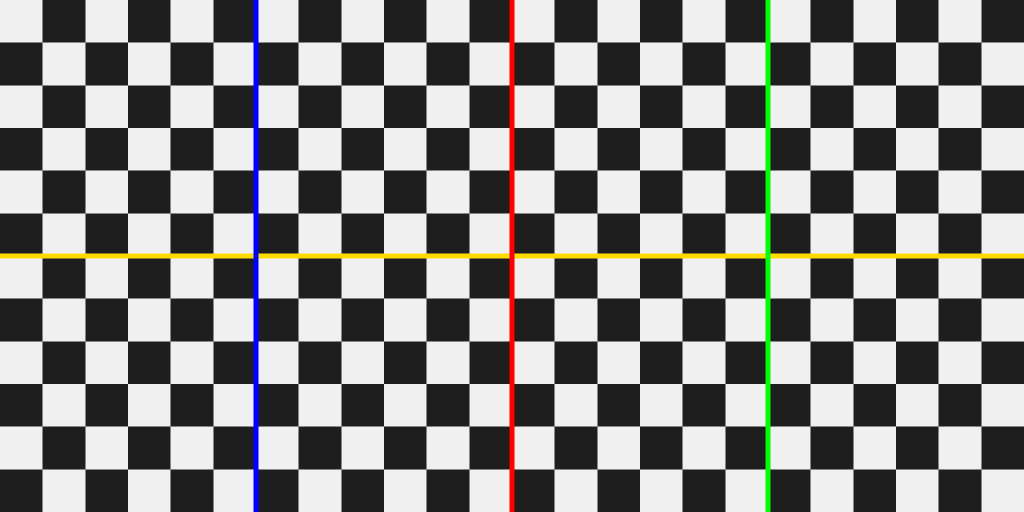
#> input picture libopenshot/examples/eq_sphere_plane.png, 2048 x 1024 px (shown at 1/2 size)
$ python -i aesthetic_analyzer.py   (imports and definitions only)   (older library calls are emulated)
#> lines starting #> are read from the running program, lines starting #| are printed output that depends on the picture
#> further down, picture is the input picture: shape (1024, 2048, 3); mean B, G, R 133, 135.1, 135.4
"""审美量化分析器（真实像素测量 · 非固定基线）
================================================
``five_dimension_scorer`` 原先在缺少 ``quality_scores`` 时，五维一律填 70 分基线
——那是「量化」但不是「审美判断」：同一个 70 分既给糊片也给好片。

本模块用**确定性图像统计**给「画面质量」一个真实分数（无 ML、无网络、可复现）：

======================  ===================================================
子项                     依据
======================  ===================================================
``sharpness``           拉普拉斯方差（清晰度 / 失焦模糊）
``exposure``            平均亮度偏离 0.5 的程度 + 高光/暗部裁剪像素占比
``contrast``            亮度 RMS 对比度（标准差归一化）
``colorfulness``        Hasler & Süsstrunk (2003) 彩色度指标
``noise``               中值滤波残差标准差（高频噪声代理）
======================  ===================================================

另有 :func:`duration_reasonableness`：按短剧剪辑惯用的「1.5~4 秒舒适区」
给镜头时长一个真实分数（越偏离越扣分，含过短与过长两侧）。

诚实边界
--------
* 这些是**技术质量**指标，不等于「艺术审美」；构图只做了保守的
  「能量是否过度堆在正中」启发式，不做主体识别。
* 读不到帧 / 无 cv2 时**返回 None**，由调用方保留基线并如实标注 estimated，
  绝不假装测过。
"""
from __future__ import annotations

import logging
import os
from typing import Any, Dict, List, Optional, Tuple

import numpy as np

logger = logging.getLogger("AI短剧编辑器.ai.aesthetic")

#: 视频抽帧数（等间隔，取均值 + 最差帧）
DEFAULT_SAMPLE_FRAMES = 9

#: 合成权重（技术质量维度内部，和 = 1.0）
_METRIC_WEIGHTS = {
    "sharpness": 0.32,
    "exposure": 0.18,
    "contrast": 0.18,
    "colorfulness": 0.20,
    "noise": 0.12,
}

#: 噪声对「3×3 中值滤波后拉普拉斯方差」的贡献增益（实测标定，2026-10-11）：
#:   纯灰底 + 高斯噪声 σ ∈ {5,10,15,20,26,32,40}，用本模块同一噪声估计子
#:   ``std(|gray − medianBlur(3)|)`` 测得 lapvar_med / noise_est²
#:   = 2.397 / 2.328 / 2.302 / 2.300 / 2.293 / 2.287 / 2.276
#:   ⇒ 取 2.29（极差 ±2.6%，与 σ 几乎无关，可当常数用）。
#: 扣除该项后，强噪声图不会因为「拉普拉斯方差被噪声顶高」而被误判成很锐。
_LAPLACIAN_NOISE_GAIN = 2.29


def _piecewise(value: float, table: List[Tuple[float, float]]) -> float:
    """分段线性映射（table 需按 x 升序），超出两端取端点值。"""
    if not table:
        return 0.0
    if value <= table[0][0]:
        return float(table[0][1])
    if value >= table[-1][0]:
        return float(table[-1][1])
    for (x0, y0), (x1, y1) in zip(table, table[1:], strict=False):
        if x0 <= value <= x1:
            if x1 == x0:
                return float(y1)
            t = (value - x0) / (x1 - x0)
            return float(y0 + t * (y1 - y0))
    return float(table[-1][1])


def _clamp(v: float, lo: float = 0.0, hi: float = 100.0) -> float:
    return max(lo, min(hi, v))


# ============================================================
# 单帧
# ============================================================

# [16 lines left out: function _imread_unicode, not called in this run]


def analyze_frame(bgr: Any) -> Optional[Dict[str, float]]:
    """对单帧 BGR 图像做审美量化。失败返回 None。"""
    if bgr is None:
        return None
    try:
        import cv2
    except Exception as e:  # pragma: no cover - 环境相关
        logger.debug("cv2 不可用: %s", e)
        return None
    if getattr(bgr, "size", 0) == 0:
        return None

    try:
        gray_full = cv2.cvtColor(bgr, cv2.COLOR_BGR2GRAY)
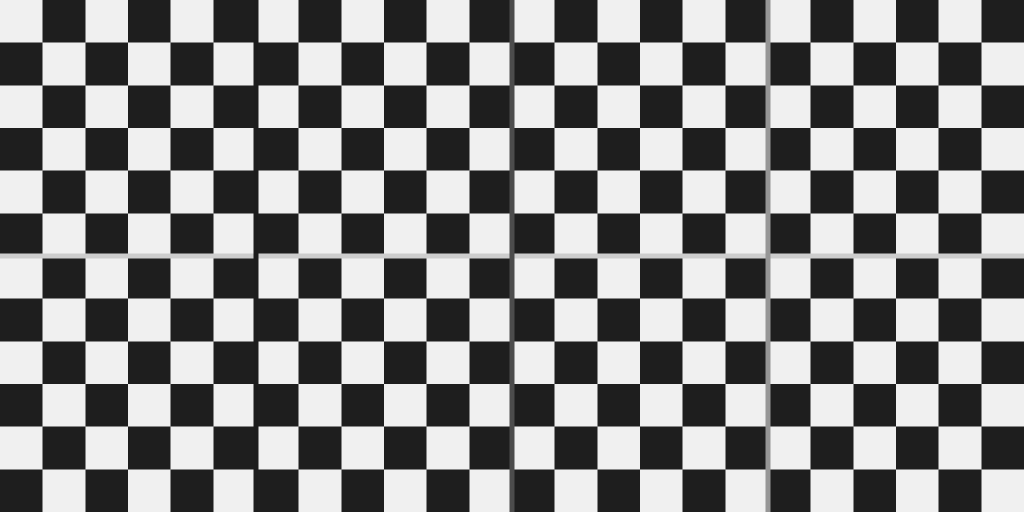
#> gray_full: shape (1024, 2048) (shown at 1/2 size); min 29, max 240, mean 134.9

        # ① 噪声：在**原始分辨率**上估（先缩放会把噪声平均掉，导致高分辨率源被低估）
        med_full = cv2.medianBlur(gray_full, 3).astype(np.float32)
        noise = float(np.abs(gray_full.astype(np.float32) - med_full).std())
#> noise = 1.26

        # 统一到较小尺寸，让阈值与分辨率解耦
        h, w = bgr.shape[:2]
#> h = 1024; w = 2048
        scale = 512.0 / max(h, w) if max(h, w) > 512 else 1.0
#> scale = 0.25
        if scale < 1.0:
            bgr = cv2.resize(bgr, (max(1, int(w * scale)), max(1, int(h * scale))),
                             interpolation=cv2.INTER_AREA)
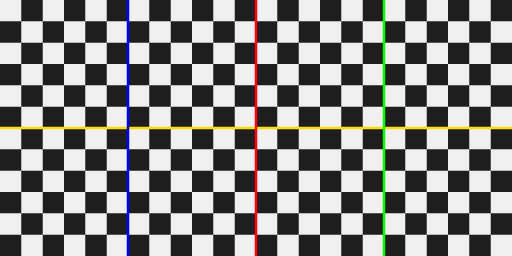
#> bgr: shape (256, 512, 3); mean B, G, R 133, 135.1, 135.4
        gray = cv2.cvtColor(bgr, cv2.COLOR_BGR2GRAY)
        gf = gray.astype(np.float32)

        # ② 清晰度：拉普拉斯方差，**先用 3×3 中值滤波压下高频噪声**，
        #    再扣掉「噪声本身会贡献的那部分方差」（增益见 _LAPLACIAN_NOISE_GAIN）
        #    —— 否则强噪声图的拉普拉斯方差会暴涨，被误判成「很锐」
        gray_dn = cv2.medianBlur(gray, 3)
        lap = cv2.Laplacian(gray_dn, cv2.CV_64F)
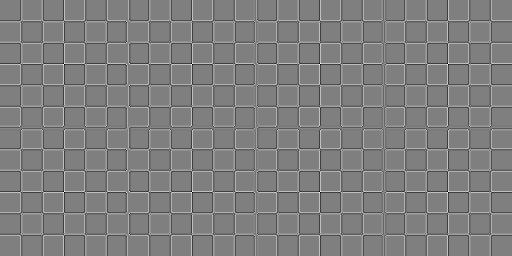
#> lap: shape (256, 512) float64; min -420, max 420, mean 0; drawn with min black and max white
        sharpness = max(0.0, float(lap.var()) - _LAPLACIAN_NOISE_GAIN * noise * noise)
#> sharpness = 4071.9

        # ③ 曝光：平均亮度 + 裁剪
        luma = gf / 255.0
        mean_luma = float(luma.mean())
#> mean_luma = 0.529
        over = float((gray >= 250).mean())
#> over = 0
        under = float((gray <= 5).mean())
#> under = 0

        # ④ 对比度：RMS 对比度
        contrast = float(gf.std() / 255.0)
#> contrast = 0.398

        # ⑤ 彩色度：Hasler & Süsstrunk (2003)
        b, g, r = (bgr[:, :, i].astype(np.float32) for i in range(3))
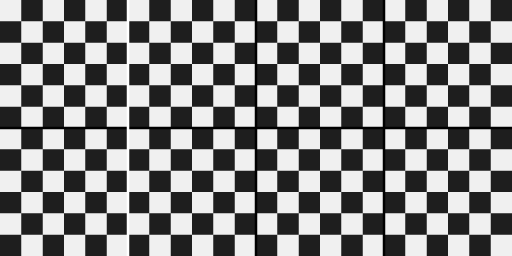
#> b: shape (256, 512) float32; min 0, max 255, mean 133
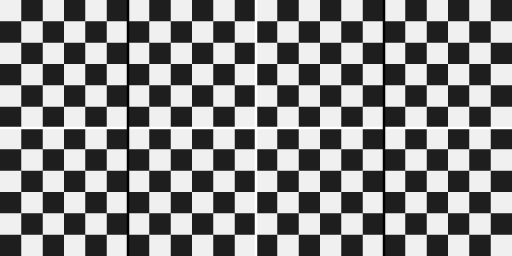
#> r: shape (256, 512) float32; min 0, max 255, mean 135.4
        rg = r - g
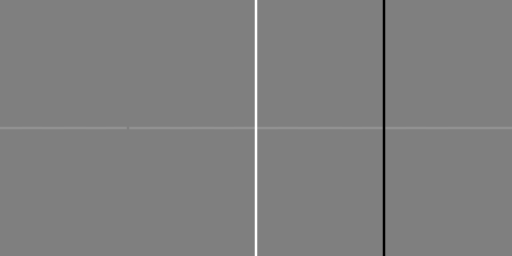
#> rg: shape (256, 512) float32; min -255, max 255, mean 0.3; drawn with min black and max white
        yb = 0.5 * (r + g) - b
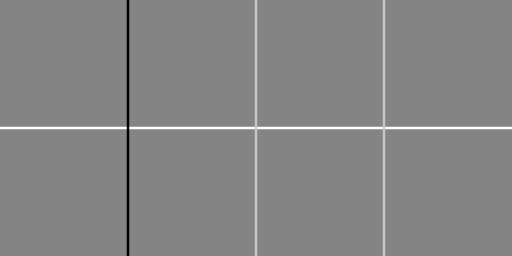
#> yb: shape (256, 512) float32; min -255, max 237.5, mean 2.3; drawn with min black and max white
        colorfulness = float(
            np.sqrt(rg.std() ** 2 + yb.std() ** 2)
            + 0.3 * np.sqrt(rg.mean() ** 2 + yb.mean() ** 2)
        )
#> colorfulness = 38.25

        s_sharp = _piecewise(sharpness, [(20, 0), (60, 40), (150, 70), (400, 90), (800, 100)])
#> s_sharp = 100
        s_expo = _clamp(
            100.0 - 220.0 * abs(mean_luma - 0.5) - 260.0 * over - 260.0 * under
        )
#> s_expo = 93.58
        s_cont = _piecewise(contrast, [(0.0, 0), (0.05, 35), (0.12, 70), (0.20, 90), (0.28, 100)])
#> s_cont = 100
        s_colo = _piecewise(colorfulness, [(0, 0), (15, 40), (30, 65), (50, 85), (75, 100)])
#> the loop in _piecewise, `for (x0, y0), (x1, y1) in zip(table, table[1:], strict=False):` made 3 passes
#> t on pass 3: 0.412
#> s_colo = 73.25
        s_nois = _piecewise(noise, [(0, 100), (3, 85), (6, 60), (10, 30), (16, 0)])
#> the loop in _piecewise, `for (x0, y0), (x1, y1) in zip(table, table[1:], strict=False):` made 1 pass
#> t on pass 1: 0.42
#> s_nois = 93.7

        composite = (
            s_sharp * _METRIC_WEIGHTS["sharpness"]
            + s_expo * _METRIC_WEIGHTS["exposure"]
            + s_cont * _METRIC_WEIGHTS["contrast"]
            + s_colo * _METRIC_WEIGHTS["colorfulness"]
            + s_nois * _METRIC_WEIGHTS["noise"]
        )
#> composite = 92.74
        return {
            "sharpness": sharpness,
            "mean_luma": mean_luma,
            "over_ratio": over,
            "under_ratio": under,
            "contrast": contrast,
            "colorfulness": colorfulness,
            "noise": noise,
            "sharpness_score": s_sharp,
            "exposure_score": s_expo,
            "contrast_score": s_cont,
            "colorfulness_score": s_colo,
            "noise_score": s_nois,
            "composite": _clamp(composite),
        }
    except Exception as e:
        logger.debug("单帧分析失败: %s", e)
        return None


# ============================================================
# 整段（视频 / 图片）
# ============================================================

# [84 lines left out: functions _is_image, analyze_media, visual_quality_from_media, not called in this run]


# ============================================================
# 镜头时长合理性
# ============================================================

#: 短剧剪辑的「舒适区」（秒）—— 1.5~4s 内满分
IDEAL_SHOT_RANGE = (1.5, 4.0)
#: 时长打分曲线：(秒, 分)
_DURATION_TABLE = [
    (0.0, 0.0),
    (0.3, 15.0),
    (0.6, 38.0),
    (1.0, 62.0),
    (1.5, 100.0),
    (4.0, 100.0),
    (5.0, 92.0),
    (6.0, 82.0),
    (8.0, 62.0),
    (10.0, 48.0),
    (15.0, 32.0),
    (30.0, 15.0),
    (60.0, 8.0),
]


# [35 lines left out: functions duration_reasonableness, rhythm_consistency, analyze_clip, not called in this run]

>>> import cv2
>>> picture = cv2.imread('../../../libopenshot/examples/eq_sphere_plane.png')
>>> result = analyze_frame(picture)
#> result = 13 items

$ run again, on libopenshot/examples/fisheye_plane_equidistant.png
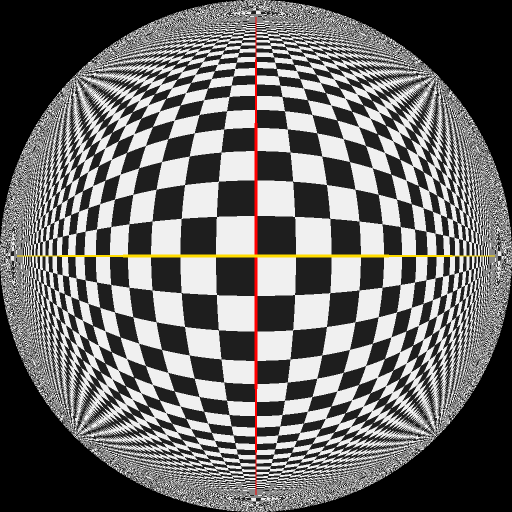
#> input picture libopenshot/examples/fisheye_plane_equidistant.png, 1024 x 1024 px (shown at 1/2 size)
#> picture is the input picture: shape (1024, 1024, 3); mean B, G, R 104.9, 105.8, 107.1
#> noise = 49.52
#> in analyze_frame, `lap = cv2.Laplacian(gray_dn, cv2.CV_64F)`:
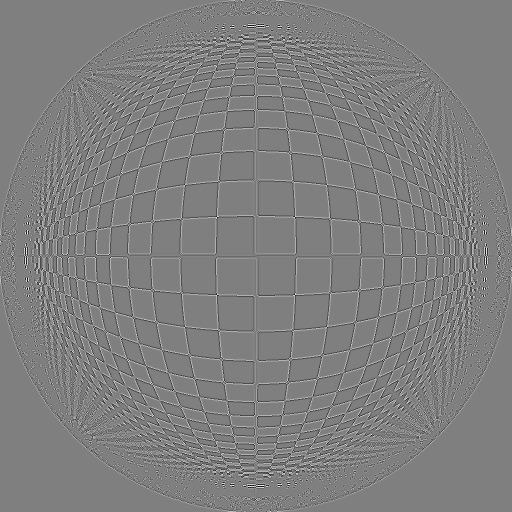
#> lap: shape (512, 512) float64; min -525, max 525, mean 0; drawn with min black and max white
#> sharpness = 1224.5
#> mean_luma = 0.416
#> over = 0
#> under = 0.213
#> contrast = 0.386
#> in analyze_frame, `rg = r - g`:
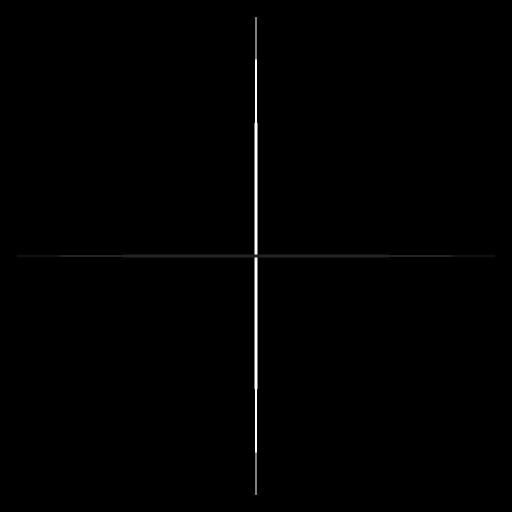
#> rg: shape (512, 512) float32; min 0, max 255, mean 1.3
#> colorfulness = 23.04
#> s_sharp = 100
#> s_expo = 26.29
#> s_cont = 100
#> the loop in _piecewise, `for (x0, y0), (x1, y1) in zip(table, table[1:], strict=False):` made 2 passes
#> t on pass 2: 0.536
#> s_colo = 53.41
#> s_nois = 0
#> composite = 65.41
#> result = 13 items

$ run again, on libopenshot/examples/front3.png
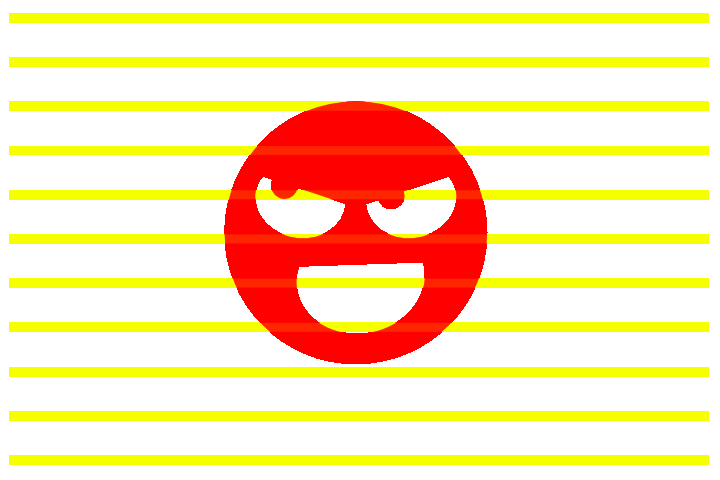
#> input picture libopenshot/examples/front3.png, 720 x 480 px
#> picture is the input picture: shape (480, 720, 3); mean B, G, R 175.2, 225.9, 253
#> noise = 1.1
#> in analyze_frame, `lap = cv2.Laplacian(gray_dn, cv2.CV_64F)`:
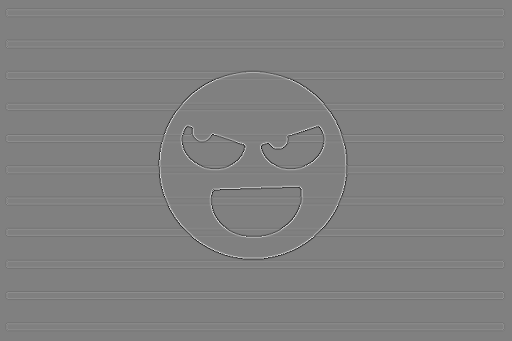
#> lap: shape (341, 512) float64; min -300, max 294, mean 0; drawn with min black and max white
#> sharpness = 285.2
#> mean_luma = 0.895
#> over = 0.665
#> under = 0
#> contrast = 0.216
#> in analyze_frame, `yb = 0.5 * (r + g) - b`:
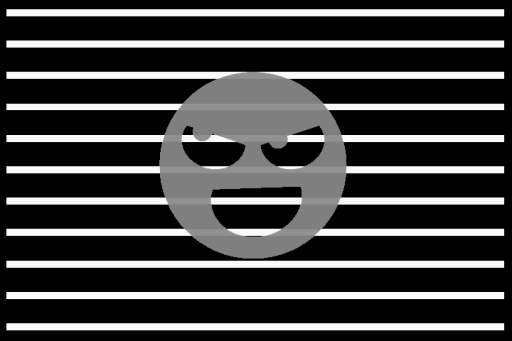
#> yb: shape (341, 512) float32; min 0, max 250, mean 64.3
#> colorfulness = 147.1
#> the loop in _piecewise, `for (x0, y0), (x1, y1) in zip(table, table[1:], strict=False):` made 3 passes
#> t on pass 3: 0.541
#> s_sharp = 80.81
#> s_expo = 0
#> the loop in _piecewise, `for (x0, y0), (x1, y1) in zip(table, table[1:], strict=False):` made 4 passes
#> t on pass 4: 0.199
#> s_cont = 91.99
#> s_colo = 100
#> the loop in _piecewise, `for (x0, y0), (x1, y1) in zip(table, table[1:], strict=False):` made 1 pass
#> t on pass 1: 0.366
#> s_nois = 94.52
#> composite = 73.76
#> result = 13 items
